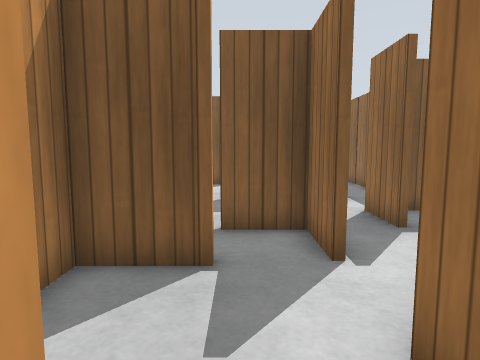
[1] (above)

24 first-person views from a walk through a Gazebo world. The camera is 0.86 m above the floor, tilts 6° down and sees 75° across. The floor is counted in squares, 0.5 m on a side. Each view is taken from the middle of a square. On the plan, view 1 faces up. The plan holds only what a view shows up to about 16 squares ahead; the rest is blank. Gazebo's built-in surfaces are drawn with simple patterns.

[2]
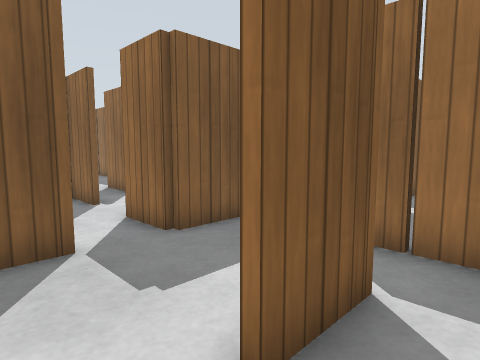

[3]
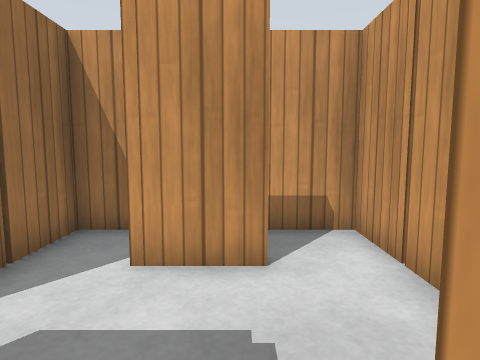

[4]
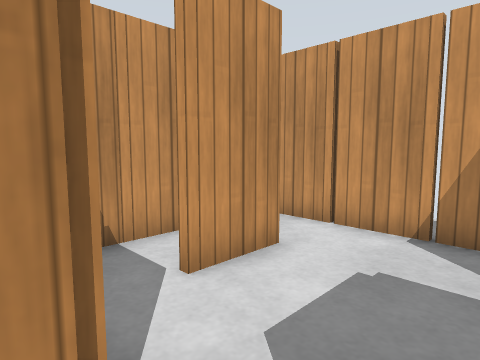

[5]
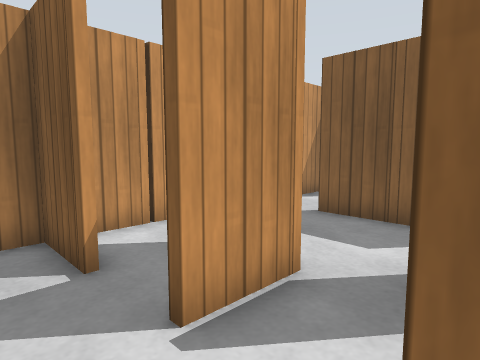

[6]
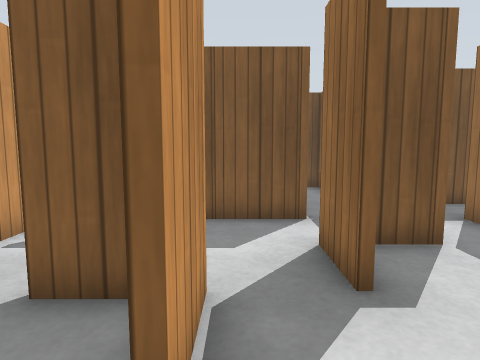

[7]
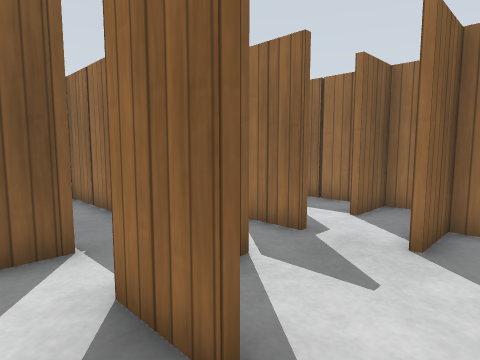

[8]
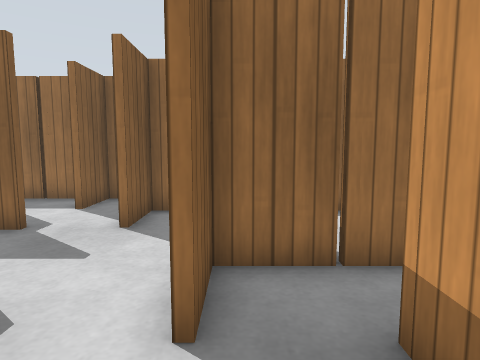

[9]
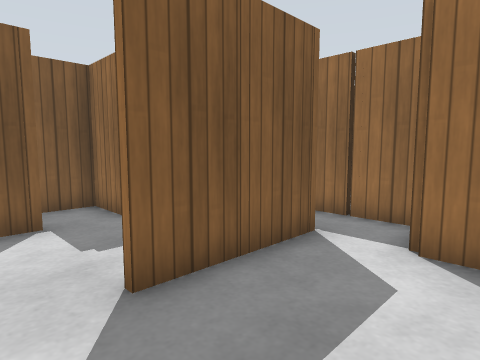

[10]
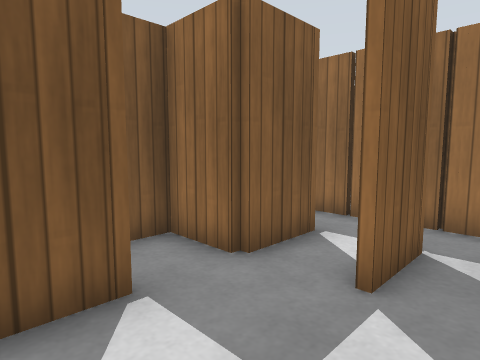

[11]
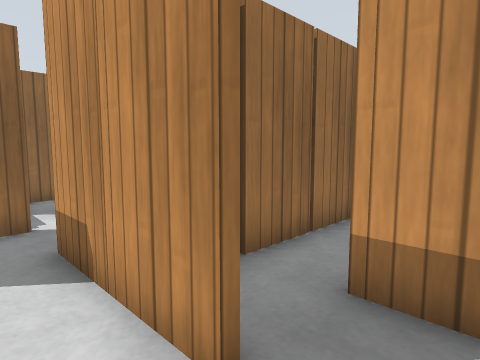

[12]
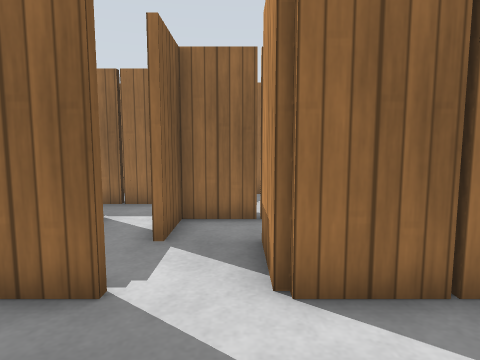

[13]
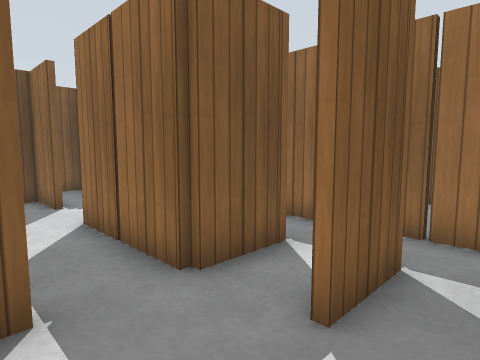

[14]
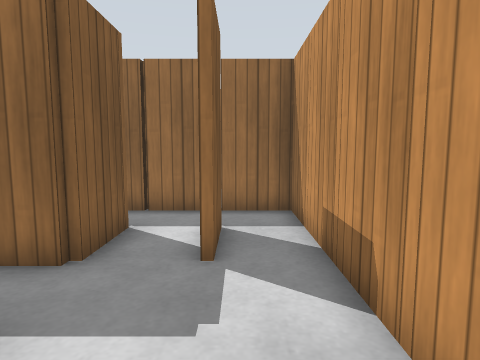

[15]
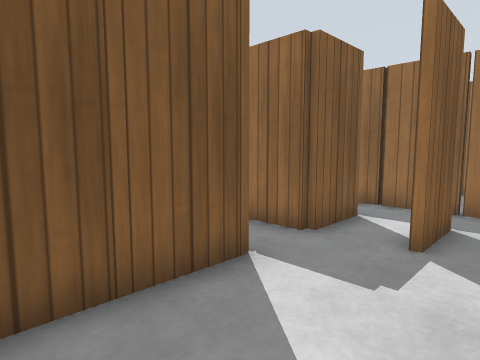

[16]
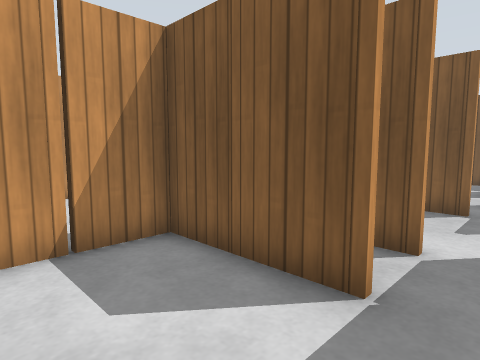

[17]
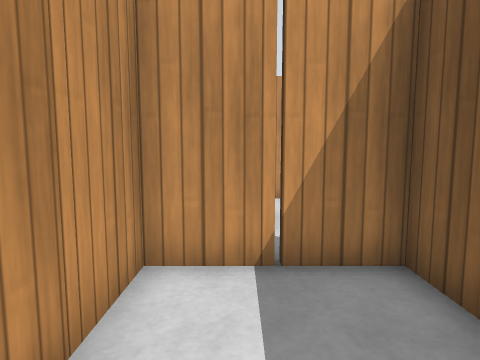

[18]
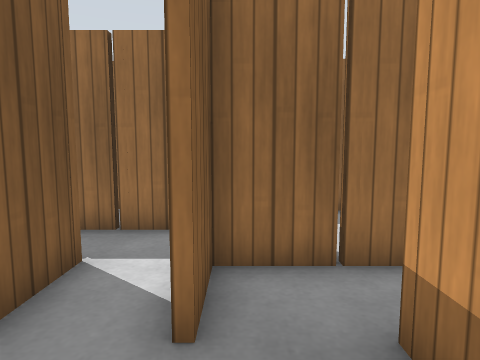

[19]
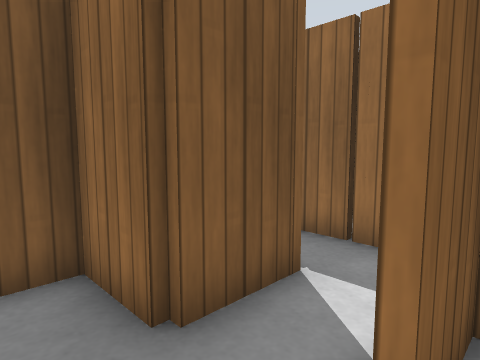

[20]
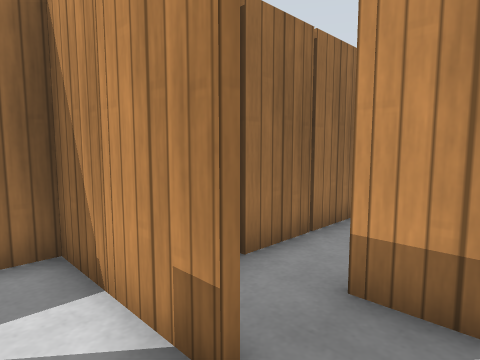

[21]
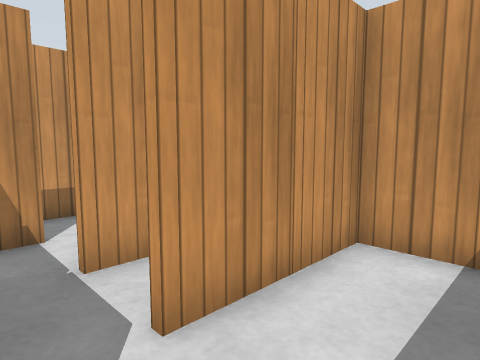

[22]
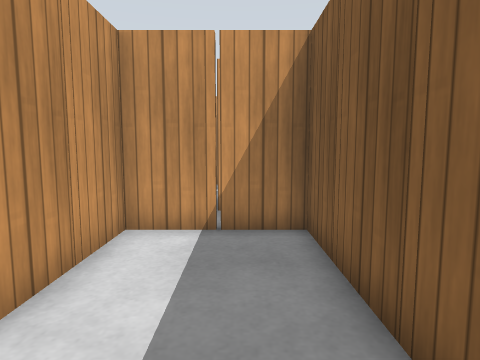

[23]
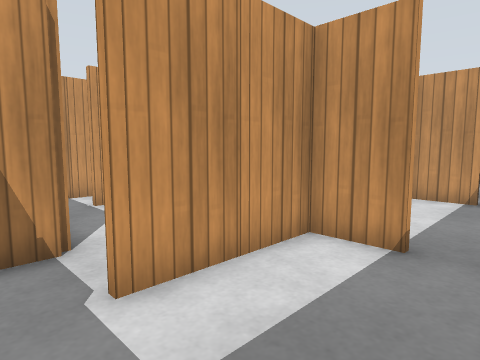

[24]
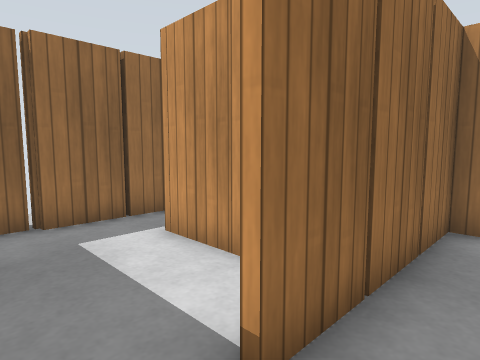

### Floor plan
Points are (right, up) in squares from view 1. A wall is a line through its corners. A room is listed if a view was taken in it or the views show most of it. See-through windows are left out.
Room 1 (views 1, 2, 3)
walls: (-0.5, -3.4) (0.6, -3.4); (0.5, -3.6) (-0.5, -3.6); (-2.4, -0.8) (-2.4, -5.4) (-1.4, -5.4); (0.4, -5.4) (2.9, -5.4); (2.5, 0.4) (1.4, 0.4) (1.4, 2.5); (3.4, -5.5) (3.4, -2.9)
ways out: opening at (-1, 2.7) to room 2
objects: wooden post (-2, -4); wooden post (-2, -2); wooden post (-1, -6); wooden post (-1, 0); wooden post (1, -6); wooden post (1, -4)
Room 2 (views 4, 5, 6, 7, 8, 9, 10, 11)
walls: (1.6, 6.5) (1.6, 4.5); (0.6, 10.4) (-0.5, 10.4); (2.5, 10.4) (1.5, 10.4); (3.4, 6.5) (3.4, 8.5); (1.4, 4.5) (1.4, 6.4) (-0.5, 6.4); (-2.4, 7) (-2.4, 5.4); (-2.4, 9.2) (-2.4, 8.6); (3.5, 4.6) (4.5, 4.6); (5.4, 9) (5.4, 16.5); (2.5, 12.4) (1.5, 12.4); (2.5, 14.4) (1.4, 14.4); (-2.4, 14) (-2.4, 12.5); (5.4, -1.2) (5.4, 4.4) (3.5, 4.4)
ways out: opening at (-1, 2.7) to room 1; opening at (3.5, 5.5) to room 4; opening at (-0.5, 14)
objects: wooden post (-2, 6); wooden post (-1, 4); wooden post (1, 10); wooden post (2, 7); wooden post (3, 2); wooden post (3, 10); wooden post (3, 12); wooden post (3, 14); wooden post (5, 0); wooden post (5, 12)
Room 3 (views 12, 13, 14, 15, 16, 17)
walls: (10.5, -1.6) (9.4, -1.6) (9.4, 2.6); (10.5, -3.6) (9.5, -3.6); (6.6, -1.6) (3.6, -1.6) (3.6, -5.5); (2.9, -5.4) (13.4, -5.4) (13.4, 1.5)
ways out: opening at (10, 3.3) to room 4
objects: wooden post (4, -4); wooden post (5, -6); wooden post (5, -2); wooden post (6, 2); wooden post (7, -6); wooden post (7, -2); wooden post (7, 0); wooden post (9, -6); wooden post (9, 0); wooden post (11, -6); wooden post (11, -4); wooden post (11, -2); wooden post (11, 2); wooden post (13, -2); wooden post (13, 0); wooden post (14, -4)
Room 4 (views 18, 19, 20, 21, 24)
walls: (9.5, 8.6) (10.2, 8.6); (10.5, 8.4) (9.5, 8.4); (11.4, 9.4) (11.4, 14.5); (7.4, 8.5) (7.4, 10.5); (8.4, 6.6) (9.2, 6.6); (12.5, 6.4) (11.4, 6.4) (11.4, 7.5); (5.5, 8.4) (4.4, 8.4); (9.4, 4.5) (9.4, 6.4) (7.5, 6.4); (11.5, 4.6) (15.4, 4.6) (15.4, 7.6); (9.4, 2.6) (10.5, 2.6); (4.5, 4.6) (6.5, 4.6); (9.6, 16.4) (4.9, 16.4); (13.4, 1.5) (13.4, 4.4) (11.5, 4.4); (5.6, 16.5) (5.6, 12.6) (8.6, 12.6)
ways out: opening at (3.5, 5.5) to room 2; opening at (10, 3.3) to room 3; opening at (11, 16) to room 5; opening at (13.5, 10) to room 5
objects: wooden post (5, 8); wooden post (6, 5); wooden post (6, 10); wooden post (6, 14); wooden post (7, 4); wooden post (7, 12); wooden post (8, 17); wooden post (9, 10); wooden post (9, 12); wooden post (10, 17); wooden post (11, 12); wooden post (12, 10); wooden post (13, 6); wooden post (14, 2); wooden post (14, 5); wooden post (16, 6)
Room 5 (views 22, 23)
walls: (17.6, 14.5) (17.6, 15.1); (17.4, 11.5) (17.4, 13.6); (15.5, 10.6) (16.4, 10.6); (11.6, 14.5) (11.6, 12.6) (14.6, 12.6)
ways out: opening at (11, 16) to room 4; opening at (13.5, 10) to room 4
objects: wooden post (13, 12); wooden post (15, 12); wooden post (17, 12); other object (18, 12); wooden post (18, 14)

Where each view was taken, in squares from view 1:
view 1: 0 up, 0 right, facing up
view 2: 5 down, 2 left, facing up-right
view 3: 1 up, 0 right, facing down
view 4: 0 up, 4 right, facing down-left
view 5: 3 up, 4 right, facing up-left
view 6: 3 up, 2 right, facing up
view 7: 5 up, 2 right, facing up-right
view 8: 4 up, 1 right, facing right
view 9: 7 up, 2 left, facing up-right
view 10: 11 up, 2 left, facing up-right
view 11: 6 up, 2 right, facing down-right
view 12: 3 up, 6 right, facing right
view 13: 5 down, 7 right, facing up-right
view 14: 4 down, 5 right, facing right
view 15: 5 down, 4 right, facing up-right
view 16: 5 down, 9 right, facing up-left
view 17: 4 down, 8 right, facing left
view 18: 4 up, 9 right, facing right
view 19: 4 up, 10 right, facing up-right
view 20: 6 up, 10 right, facing down-right
view 21: 15 up, 11 right, facing down-left
view 22: 15 up, 12 right, facing left
view 23: 16 up, 17 right, facing down-left
view 24: 16 up, 10 right, facing down-right
